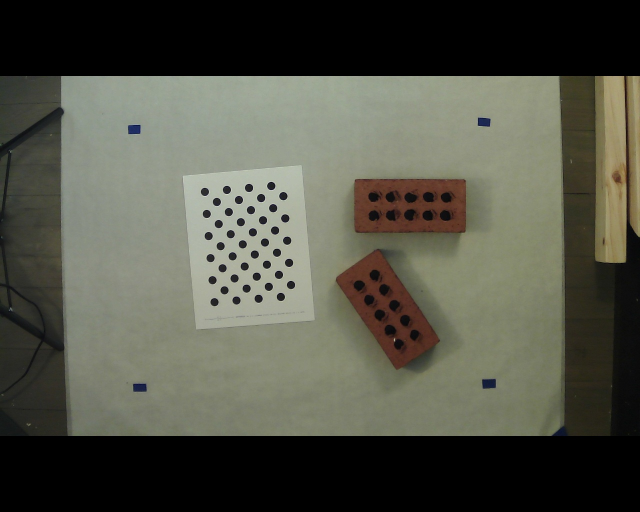
#> input picture capture/calibrate_1553798660.0017204.jpg, 1280 x 1024 px (shown at 1/2 size)
$ python -i generic.py   (imports and definitions only)
#> lines starting #> are read from the running program, lines starting #| are printed output that depends on the picture; after the words box and inside, x2 and y2 are one past the last pixel; in counts of white or black regions, pixels touching at a corner belong together
### workshop/utility/filter.py
from __future__ import print_function
from __future__ import absolute_import
from __future__ import division

import cv2
import numpy as np

# - - - - -
# IMAGE CORRECTION FILTERS
# - - - - -
class CLAHEfilter:
    def __init__(self,clip=2.0,grid=8):
        self.clip = clip # CLIP LIMIT
        self.grid = grid # KERNEL SIZE
        self.filter = self.init_filter()

    def init_filter(self):
        return cv2.createCLAHE(clipLimit=self.clip, tileGridSize=(self.grid,self.grid))

    # [15 lines left out: functions bw_filter, lab_filter, not called in this run]

    def yuv_filter(self,image,alpha=1.0):
        yuv = cv2.cvtColor(image,cv2.COLOR_BGR2YUV)
        y,u,v = cv2.split(yuv)
        y = self.filter.apply(y)
        output = cv2.merge((y,u,v))
        if alpha < 1.0:
            output = cv2.addWeighted(output,alpha,yuv,1.0-alpha,0)
        return cv2.cvtColor(output, cv2.COLOR_YUV2BGR)

# [8 lines left out: function white_balance, not called in this run]

def screen(img_a, img_b=None):
    if img_b is None:
        img_b = img_a
    a = img_a.astype(float)/255
    b = img_b.astype(float)/255
    return np.uint8((1 - (1-a)*(1-b))*255)

### workshop/utility/color.py
from __future__ import print_function
from __future__ import absolute_import
from __future__ import division

import cv2
import numpy as np
import json

from workshop.utility import Mask


class ColorRange(object):
    """Color detection class"""
    def __init__(self, color_min=(0,0,0), color_max=(255,255,255)):
        self.color = list(color_min) + list(color_max)
        self.val = 0

    @property
    def color_min(self):
        return np.array(self.color[:3])

    @property
    def color_max(self):
        return np.array(self.color[3:])

    @property
    def string(self):
        label = "Min( "
        for i,val in enumerate(self.color):
            if i % 3 == 0 and i > 0:
                label += ") Max( "
            if i == self.val:
                start = len(label)
            label += str(val)
            label += " "
            if i == self.val:
                end = len(label)
        label += ")"
        return label, start, end


    def detect(self, img):
        """
        Searches an image for markers of a given color
        used to define crop region
        and returns mask
        """
        #BLUR THE IMAGED WITH BILATERAL FILTER TO RETAIN EDGES
        denoise = cv2.bilateralFilter(img, 11, 17, 17)
        #CONVERT IMAGE FROM RGB TO HSV FOR COLOR DETECTION
        denoise = cv2.cvtColor(denoise, cv2.COLOR_BGR2HSV)
        #CREATE MASK FROM REGIONS OF IMAGE WITHIN COLOR RANGE
        return cv2.inRange(denoise, self.color_min, self.color_max)

    def calibrate(self, img, window_label="COLORRANGE Calibration"):
        while True:
            # DRAW SETTING ON IMAGE
            calib = cv2.cvtColor(self.detect(img), cv2.COLOR_GRAY2BGR)
            label, start, end = self.string
            cv2.putText(calib, label[:start], (0, 15), cv2.FONT_HERSHEY_SIMPLEX, 0.5, (0,255,0))
            offset = cv2.getTextSize(label[:start], cv2.FONT_HERSHEY_SIMPLEX, 0.5, 1)[0][0]
            sub_label = label[start:end]
            cv2.putText(calib, sub_label, (offset,15), cv2.FONT_HERSHEY_SIMPLEX, 0.5, (0,0,255), 2)
            offset = cv2.getTextSize(label[:end], cv2.FONT_HERSHEY_SIMPLEX, 0.5, 1)[0][0]
            label = label[end:]
            cv2.putText(calib, label, (offset, 15), cv2.FONT_HERSHEY_SIMPLEX, 0.5, (0,255,0))
            # SHOW CURRENT EGDE DETECTION
            cv2.imshow(window_label, calib)

            # WAIT FOR KEYBOARD INPUT
            k = cv2.waitKeyEx(0)
            if k in (27, 13, 32):
                """ESC/SPACE/ENTER - Exit calibration"""
                break
            if k == 2490368:
                """Up Arrow -- Increase level"""
                self.color[self.val] = (self.color[self.val] + 5) & 255
            if k == 2621440:
                """Down Arrow -- Decrease level"""
                self.color[self.val] = (self.color[self.val] - 5) & 255
            if k == 2424832:
                """Left Arrow -- Shift pointer left"""
                self.val = (self.val - 1) % len(self.color)
            if k == 2555904:
                """Right Arrow - Shift pointer right"""
                self.val = (self.val + 1) % len(self.color)

        # KILL CALIBRATION WINDOW
        cv2.destroyWindow(window_label)

    def save_settings(self):
        return {"color": self.color, "val": self.val}

    def load_settings(self, data):
        self.color = data["color"]
        self.val = data["val"]

    def load_settings_file(self, fp):
        data = json.load(open(fp, mode='r'))
        self.load_settings(data)

### workshop/utility/contour.py
import cv2
import numpy as np

from workshop.utility import point_distance

def contour_center(contour):
	M = cv2.moments(contour)
	if M["m00"] == 0:
		return None
	cx = int(M["m10"] / M["m00"])
	cy = int(M["m01"] / M["m00"])
	return cx, cy

def sort_contour(contours):
    return sorted(contours, key=lambda x: cv2.boundingRect(x)[0], reverse=False)

def sort_contour_size(contours):
	return sorted(contours, key=lambda c: cv2.contourArea(c), reverse=True)

def filter_contours(contours, min_size):
	return [cnt for cnt in contours if cv2.contourArea(cnt) > min_size]

# [14 lines left out: functions label_contour, label_contours, not called in this run]

def closest_n(contours, x, y, n=1):
	closest = sorted(contours, key=lambda c: point_distance((x,y), contour_center(c)), reverse=False)
	return closest[:n]

def contour_to_tuple(contour):
    stack = np.vstack(contour).squeeze().tolist()
    return[(x,y) for x,y in stack]

### workshop/utility/geo_util.py
from __future__ import print_function
from __future__ import absolute_import
from __future__ import division

from math import sqrt
from math import fabs

__all__ = [
    'interpolate',
    'vector_length',
    'vector_add',
    'vector_sub',
    'vector_dot',
    'vector_scale',
    'point_distance',
    'interpolate_point',
    'average_point',
    'closest_point_on_line',
    'intersect_line_line',
]

def interpolate(a, b, t):
    return float(a + (fabs(b-a) * t))

def vector_length(vector):
    return sqrt(sum(n**2 for n in vector))

def vector_add(vector_a, vector_b):
    return tuple(a+b for a,b in zip(vector_a, vector_b))

def vector_sub(point_a, point_b):
    """Generate Vector from point A to point B"""
    return tuple([b-a for a,b in zip(point_a, point_b)])

def vector_dot(vector_a, vector_b):
    return sum(a*b for a,b in zip(vector_a, vector_b))

def vector_scale(vector, factor):
    return tuple(v * factor for v in vector)

def point_distance(point_a, point_b):
    return vector_length(vector_sub(point_a, point_b))

def interpolate_point(point_a, point_b, t):
    """Interpolate point at parameter 't' between two input points"""
    return tuple(a + (float(t) * (b-a)) for a,b in zip(point_a, point_b))

# [60 lines left out: functions average_point, closest_point_on_line, intersect_line_line, not called in this run]

### workshop/detector/generic.py
from __future__ import print_function
from __future__ import absolute_import
from __future__ import division

import cv2
import json

from workshop.utility import ColorRange
from workshop.utility import Threshold
from workshop.utility import EdgeDetector

from workshop.utility import CLAHEfilter
from workshop.utility import white_balance
from workshop.utility import screen

from workshop.utility import point_distance
from workshop.utility import interpolate_point

from workshop.utility import filter_contours
from workshop.utility import closest_n


class Detector(object):
    """Generic detector class"""
    # [64 lines left out: functions __init__, init_detector, reset, prep_image, calibrate, save_calibration and 1 more, not called in this run]

    def load_calibration_file(self, fp):
        data = json.load(open(fp, mode='r'))
        self.load_calibration(data)

    # [38 lines left out: functions detect_edge, get_box, not called in this run]

>>> import cv2
>>> picture = cv2.imread('../../capture/calibrate_1553798660.0017204.jpg')
#> picture is the input picture: shape (1024, 1280, 3); mean B, G, R 71.1, 83, 82.3
>>> result = Detector().detect_edge(picture)
#> in yuv_filter, `yuv = cv2.cvtColor(image,cv2.COLOR_BGR2YUV)`: yuv: shape (1024, 1280, 3); mean of channels 0, 1, 2 81.5, 123, 128.7
#> in yuv_filter, `y,u,v = cv2.split(yuv)`:
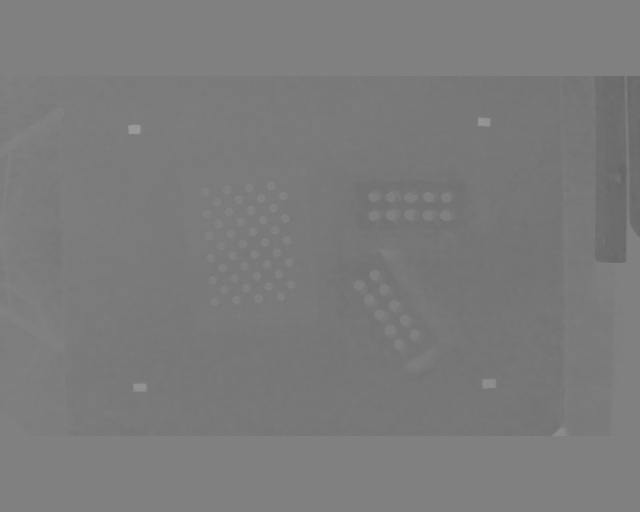
#> u: shape (1024, 1280) (shown at 1/2 size); min 101, max 155, mean 123
#> in yuv_filter, `y,u,v = cv2.split(yuv)`:
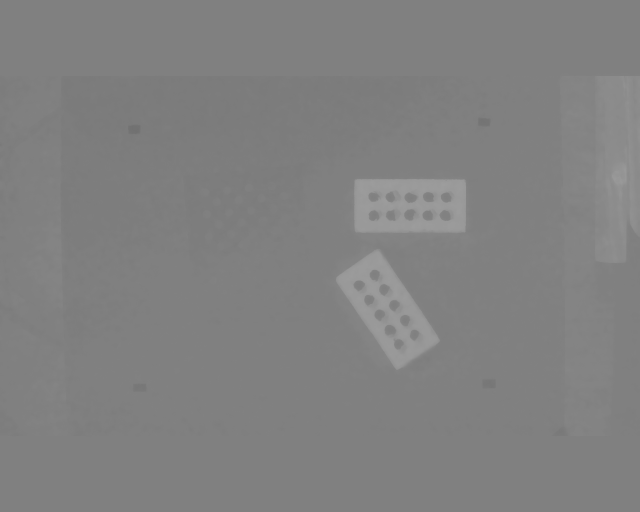
#> v: shape (1024, 1280) (shown at 1/2 size); min 113, max 157, mean 128.7
#> in yuv_filter, `y = self.filter.apply(y)`:
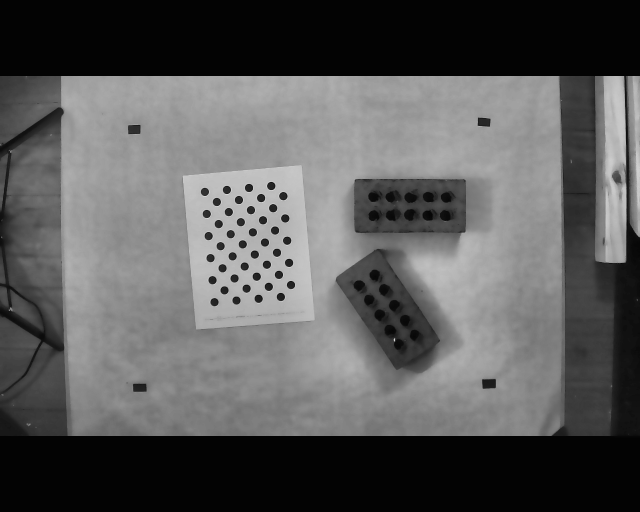
#> y: shape (1024, 1280) (shown at 1/2 size); min 3, max 238, mean 90.4
#> in yuv_filter, `output = cv2.merge((y,u,v))`: output: shape (1024, 1280, 3); mean of channels 0, 1, 2 90.4, 123, 128.7
#> in yuv_filter, `return cv2.cvtColor(output, cv2.COLOR_YUV2BGR)`:
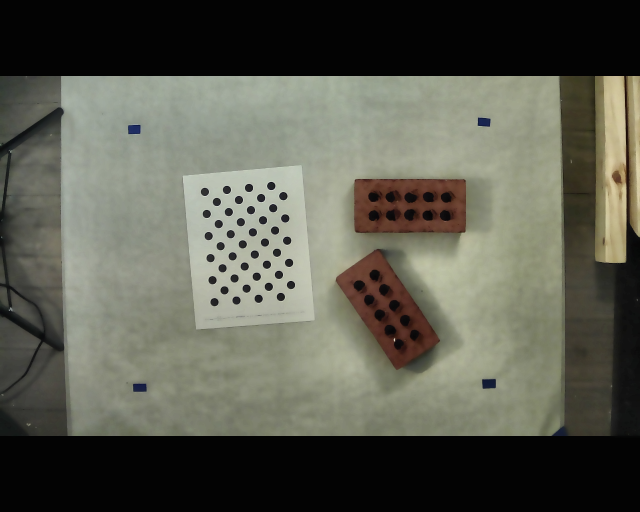
#> returned value: shape (1024, 1280, 3) (shown at 1/2 size); mean B, G, R 80.3, 92, 91.2
#> the loop in prep_image, `for _ in range(int(screen_pass)):` made 1 pass
#> pass 1, in prep_image, `image = screen(image)`:
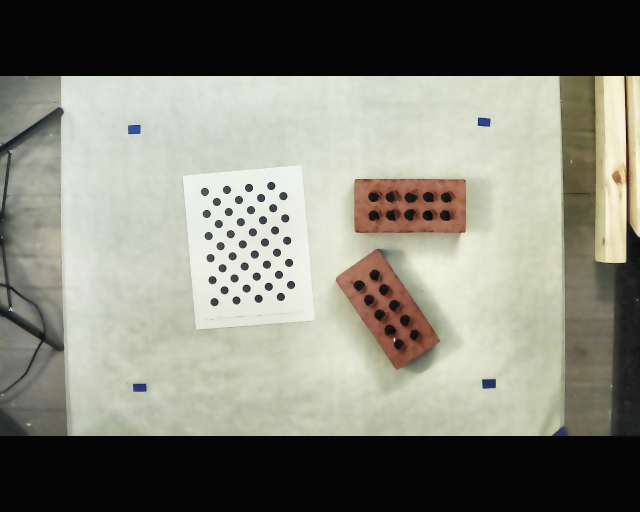
#> image: shape (1024, 1280, 3) (shown at 1/2 size); mean B, G, R 119.7, 130.9, 131.1
#> in detect, `denoise = cv2.cvtColor(denoise, cv2.COLOR_BGR2HSV)`: denoise: shape (1024, 1280, 3); mean H, S, V 26.3, 21, 133.2
#> in detect, `return cv2.inRange(denoise, self.color_min, self.color_max)`: returned value: shape (1024, 1280); every value is 255
#> in calibrate, `calib = cv2.cvtColor(self.detect(img), cv2.COLOR_GRAY2BGR)`: calib: shape (1024, 1280, 3); every value is 255
#> in calibrate, `cv2.putText(calib, label[:start], (0, 15), cv2.FONT_HERSHEY_SIMPLEX, 0..`: calib: shape (1024, 1280, 3); mean B, G, R 255, 255, 255
#> in calibrate, `cv2.putText(calib, sub_label, (offset,15), cv2.FONT_HERSHEY_SIMPLEX, 0..`:
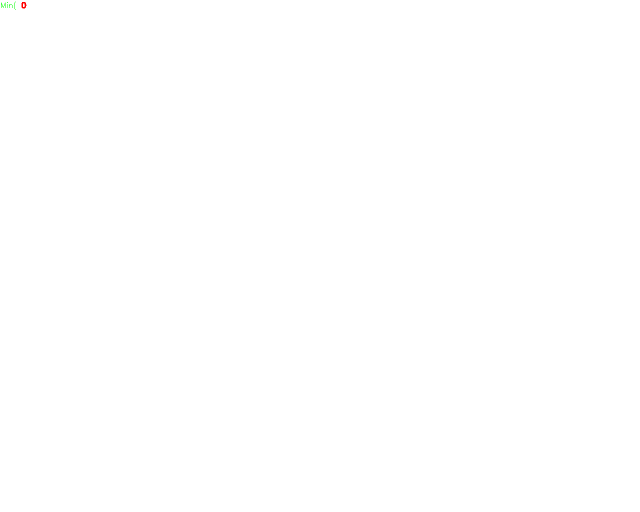
#> calib: shape (1024, 1280, 3) (shown at 1/2 size); mean B, G, R 255, 255, 255
#> in calibrate, `cv2.putText(calib, label, (offset, 15), cv2.FONT_HERSHEY_SIMPLEX, 0.5,..`: calib: shape (1024, 1280, 3); 0.03% of pixels changed, all inside (x1, y1, x2, y2) = (62, 3, 276, 20)
#> (key Esc is pressed here)
#> in detect_edge, `cnts = cv2.findContours(mask, cv2.RETR_EXTERNAL, cv2.CHAIN_APPROX_SIMP..`: cnts = [[[0, 0], [0, 1023], [1279, 1023], [1279, 0]]]
#> in detect_edge, `cnt = closest_n(cnts, w//2, h//2)[0]`: cnt = [[0, 0], [0, 1023], [1279, 1023], [1279, 0]]
#> in detect_edge, `cv2.drawContours(annotated, [self.bound], -1, (0,255,0), 2)`:
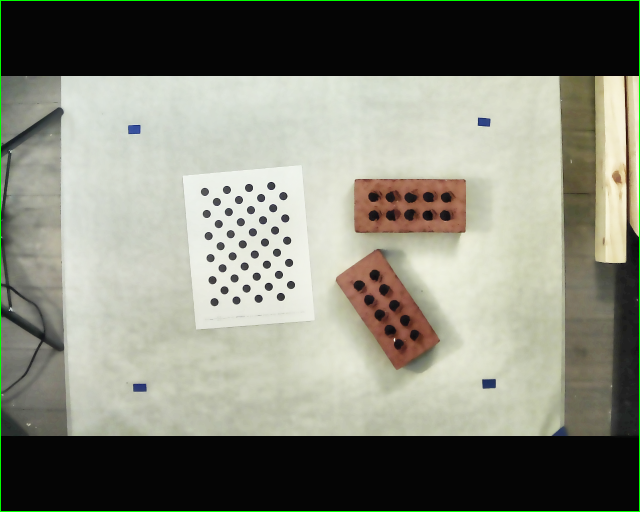
#> annotated: shape (1024, 1280, 3) (shown at 1/2 size); 0.7% of pixels changed, all inside (x1, y1, x2, y2) = (0, 0, 1280, 1024)

$ run again, on capture/calibrate_1553804449.3043904.jpg
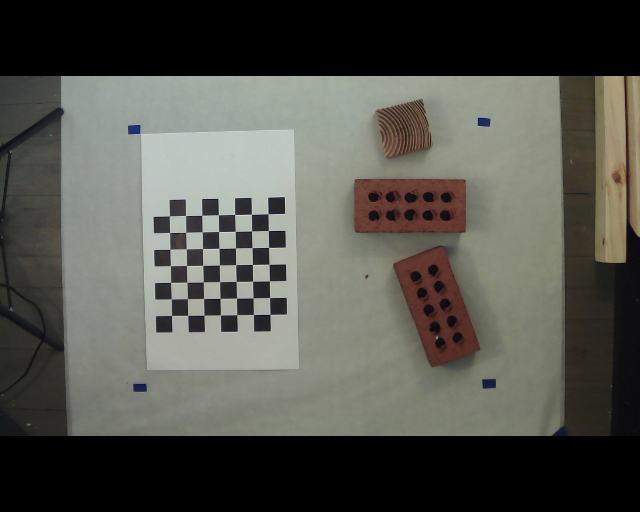
#> input picture capture/calibrate_1553804449.3043904.jpg, 1280 x 1024 px (shown at 1/2 size)
#> picture is the input picture: shape (1024, 1280, 3); mean B, G, R 76.8, 83.6, 83.6
#> yuv: shape (1024, 1280, 3); mean of channels 0, 1, 2 82.9, 125.1, 128.7
#> in yuv_filter, `y,u,v = cv2.split(yuv)`:
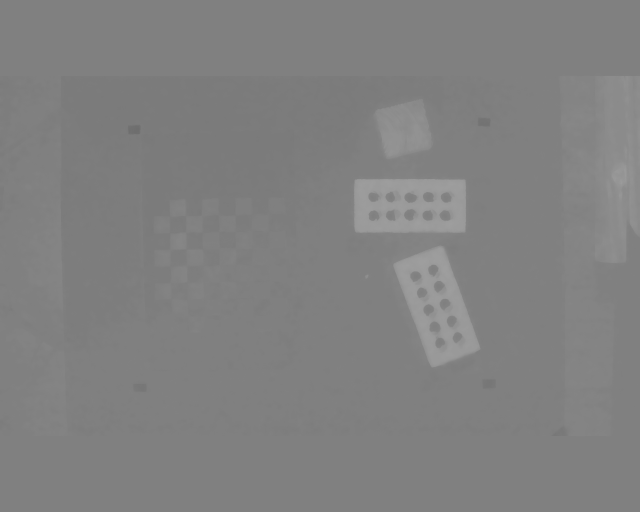
#> v: shape (1024, 1280) (shown at 1/2 size); min 110, max 159, mean 128.7
#> output: shape (1024, 1280, 3); mean of channels 0, 1, 2 91.6, 125.1, 128.7
#> cnts = [[[0, 0], [0, 1023], [1279, 1023], [1279, 0]]]
#> cnt = [[0, 0], [0, 1023], [1279, 1023], [1279, 0]]
#> in detect_edge, `cv2.drawContours(annotated, [self.bound], -1, (0,255,0), 2)`:
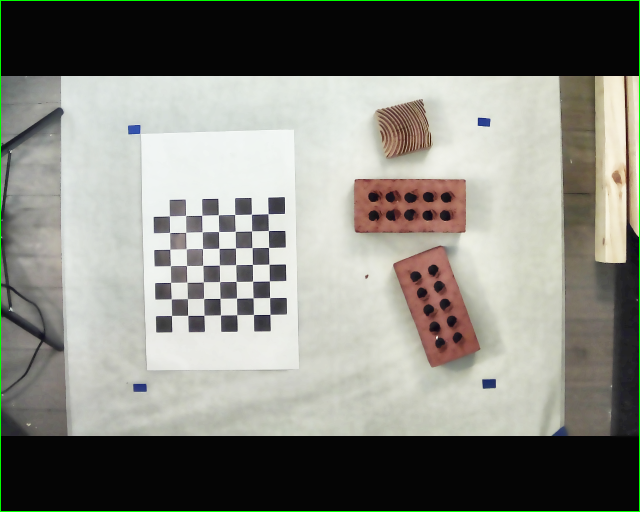
#> annotated: shape (1024, 1280, 3) (shown at 1/2 size); mean B, G, R 123.7, 131.3, 130.8
